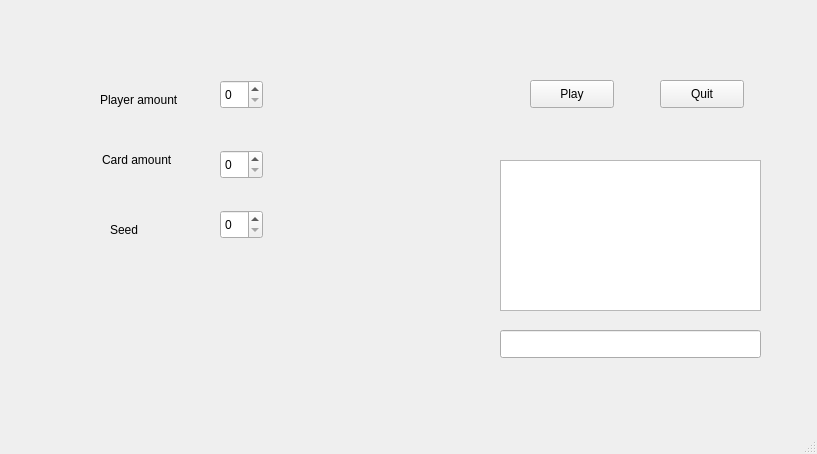
<?xml version="1.0" encoding="UTF-8"?>
<ui version="4.0">
 <class>MainWindow</class>
 <widget class="QMainWindow" name="MainWindow">
  <property name="geometry">
   <rect>
    <x>0</x>
    <y>0</y>
    <width>817</width>
    <height>454</height>
   </rect>
  </property>
  <property name="windowTitle">
   <string>MainWindow</string>
  </property>
  <widget class="QWidget" name="centralwidget">
   <widget class="QLineEdit" name="lineEdit">
    <property name="geometry">
     <rect>
      <x>500</x>
      <y>330</y>
      <width>261</width>
      <height>28</height>
     </rect>
    </property>
   </widget>
   <widget class="QPushButton" name="playButton">
    <property name="geometry">
     <rect>
      <x>530</x>
      <y>80</y>
      <width>84</width>
      <height>28</height>
     </rect>
    </property>
    <property name="text">
     <string>Play</string>
    </property>
   </widget>
   <widget class="QPushButton" name="pushButton">
    <property name="geometry">
     <rect>
      <x>660</x>
      <y>80</y>
      <width>84</width>
      <height>28</height>
     </rect>
    </property>
    <property name="text">
     <string>Quit</string>
    </property>
   </widget>
   <widget class="QTextEdit" name="textEdit">
    <property name="geometry">
     <rect>
      <x>500</x>
      <y>160</y>
      <width>261</width>
      <height>151</height>
     </rect>
    </property>
    <property name="readOnly">
     <bool>true</bool>
    </property>
   </widget>
   <widget class="QSpinBox" name="spinBoxPlayer">
    <property name="geometry">
     <rect>
      <x>220</x>
      <y>80</y>
      <width>43</width>
      <height>29</height>
     </rect>
    </property>
   </widget>
   <widget class="QSpinBox" name="spinBoxCard">
    <property name="geometry">
     <rect>
      <x>220</x>
      <y>150</y>
      <width>43</width>
      <height>29</height>
     </rect>
    </property>
   </widget>
   <widget class="QSpinBox" name="spinBoxSeed">
    <property name="geometry">
     <rect>
      <x>220</x>
      <y>210</y>
      <width>43</width>
      <height>29</height>
     </rect>
    </property>
   </widget>
   <widget class="QLabel" name="label">
    <property name="geometry">
     <rect>
      <x>100</x>
      <y>90</y>
      <width>91</width>
      <height>20</height>
     </rect>
    </property>
    <property name="text">
     <string>Player amount</string>
    </property>
   </widget>
   <widget class="QLabel" name="label_2">
    <property name="geometry">
     <rect>
      <x>102</x>
      <y>150</y>
      <width>91</width>
      <height>20</height>
     </rect>
    </property>
    <property name="text">
     <string>Card amount</string>
    </property>
   </widget>
   <widget class="QLabel" name="label_3">
    <property name="geometry">
     <rect>
      <x>110</x>
      <y>220</y>
      <width>63</width>
      <height>20</height>
     </rect>
    </property>
    <property name="text">
     <string>Seed</string>
    </property>
   </widget>
  </widget>
  <widget class="QMenuBar" name="menubar">
   <property name="geometry">
    <rect>
     <x>0</x>
     <y>0</y>
     <width>817</width>
     <height>25</height>
    </rect>
   </property>
  </widget>
  <widget class="QStatusBar" name="statusbar"/>
 </widget>
 <resources/>
 <connections>
  <connection>
   <sender>pushButton</sender>
   <signal>clicked()</signal>
   <receiver>MainWindow</receiver>
   <slot>close()</slot>
   <hints>
    <hint type="sourcelabel">
     <x>701</x>
     <y>118</y>
    </hint>
    <hint type="destinationlabel">
     <x>408</x>
     <y>226</y>
    </hint>
   </hints>
  </connection>
 </connections>
</ui>
